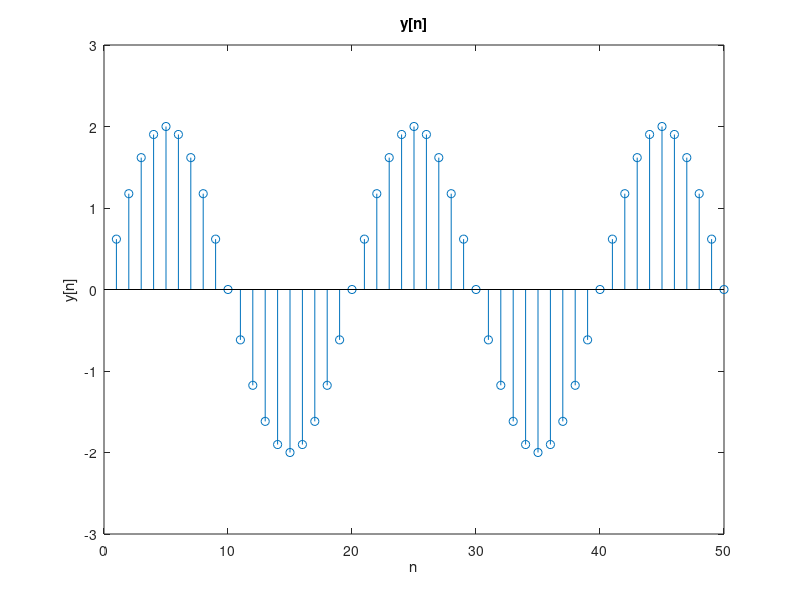

The MATLAB script that drew this image: (Note: this script raises an error after producing the figure.)
%Prob. 5(b)
x = zeros(1,50);
b = [0 0 0];
a = [1 -2*cos(0.1*pi) 1];
yic = [0 -2*sin(0.1*pi)];
xic = [0 0];
zic = filtic(b, a, yic, xic);
y = filter(b, a, x, zic);

figure
stem(y)
title('y[n]')
xlabel('n')
ylabel('y[n]')

n = 0:49;
y1 = 2.*sin((n+1)*0.1*pi).*heaviside(n);

figure
stem(n, y1)
title('y[n]')
xlabel('n')
ylabel('y[n]')